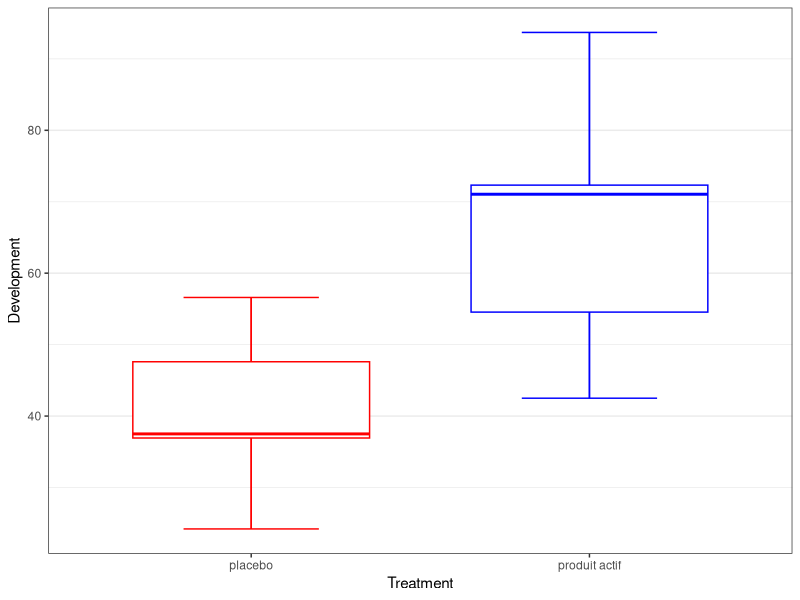
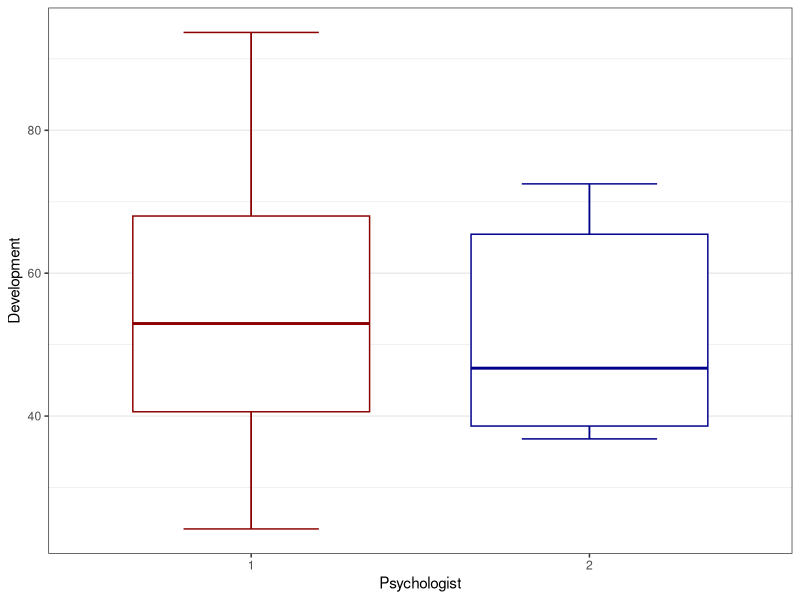
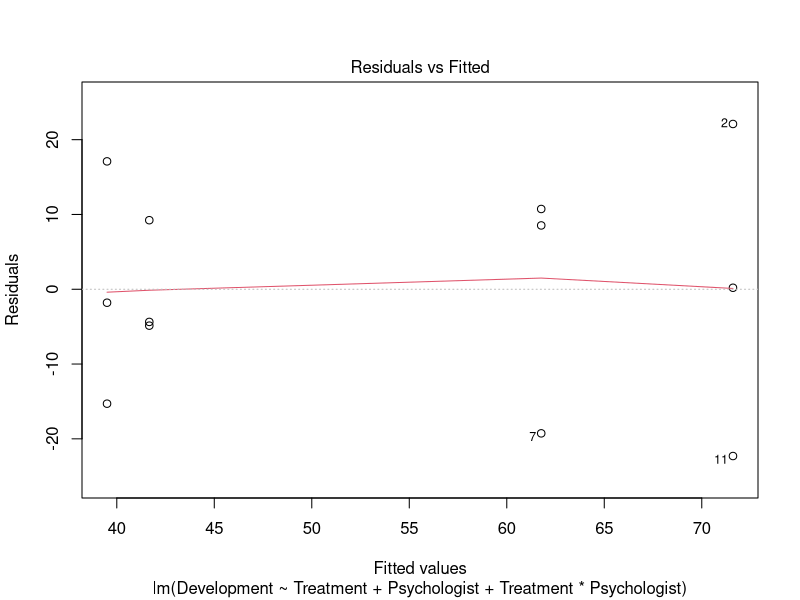
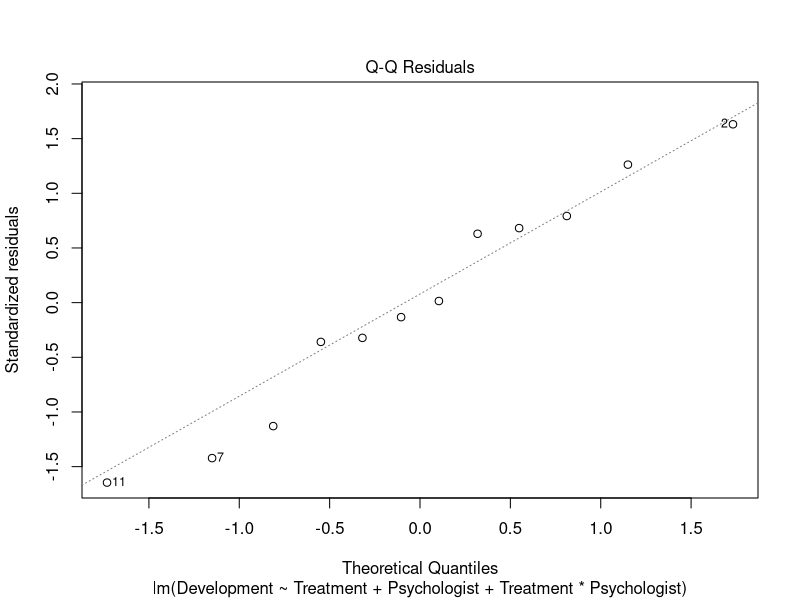
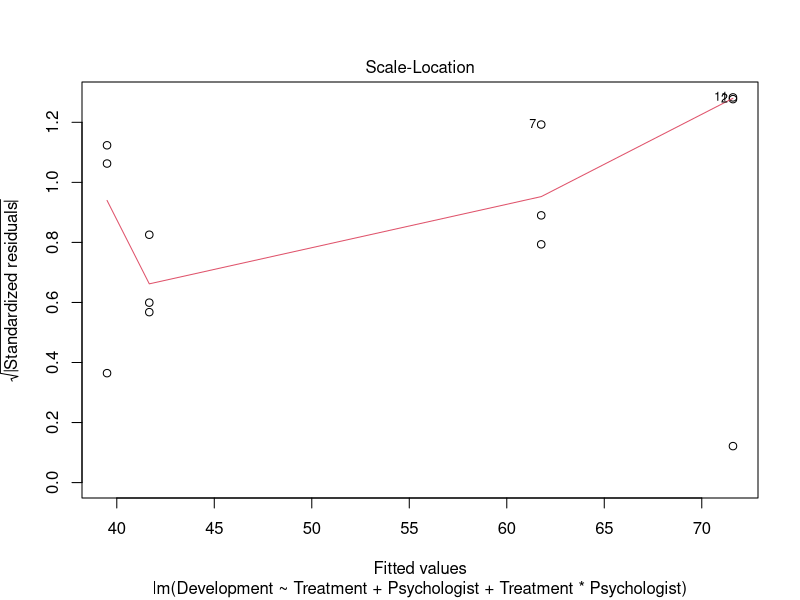
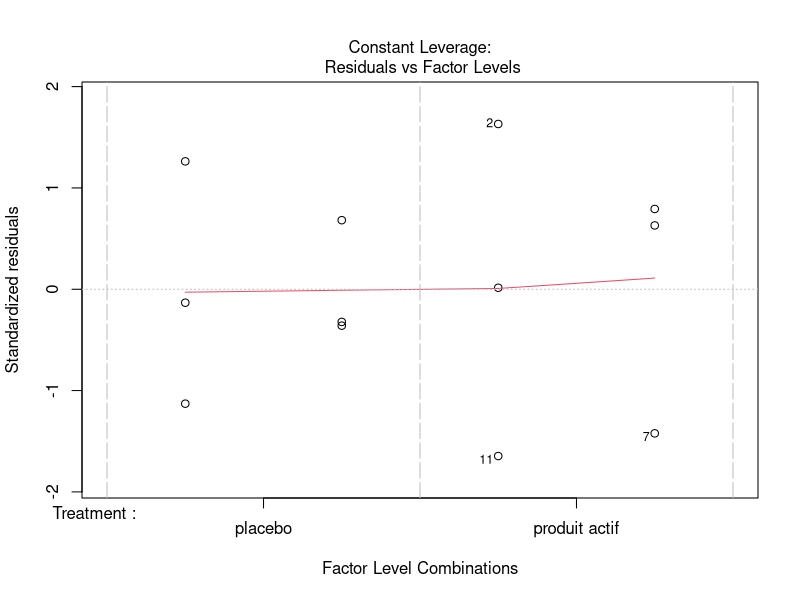
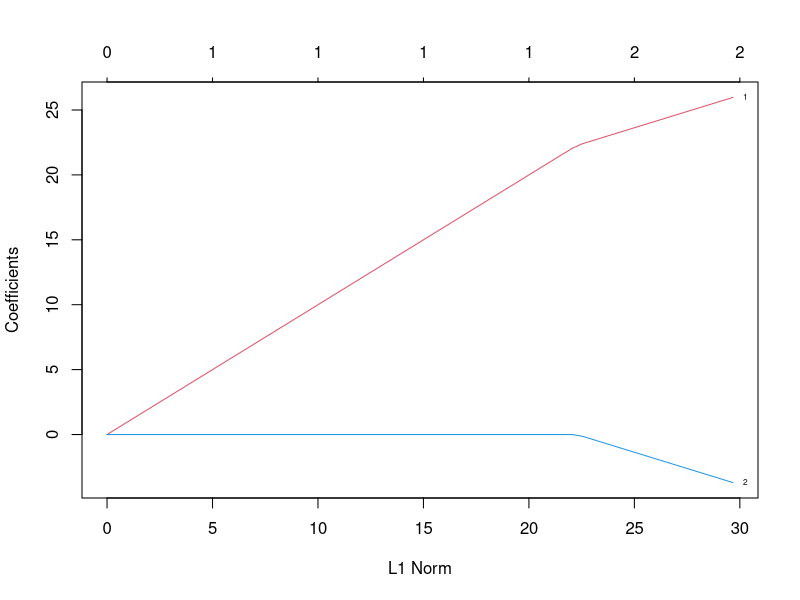

Write the R code that produced these figures, in order.
## ---- chunk 1
rm(list=ls())   # remove all variables
graphics.off()  # clear all plots
cat('\f')       # clear console
## ---- chunk 2
library(ggplot2)
library(ggpubr)
library(Matrix)
library(glmnet)
## ---- chunk 3
set.seed(3333)
D1 = read.csv('data1.csv', header=TRUE, sep=';')
dim(D1)
## ---- chunk 4
head(D1)
## ---- chunk 5
str(D1)
## ---- chunk 6
D1$Psychologist = as.factor(D1$Psychologist)
D1$Psychologist
## ---- chunk 7
D1$Treatment = as.factor(D1$Treatment)
D1$Treatment
## ---- chunk 8
D1$Children = NULL
## ---- chunk 9
box.plot.Treatment = ggboxplot(D1, x="Treatment", y="Development"
                               , bxp.errorbar = TRUE
                               , palette = c('red', 'blue') , color = "Treatment")
box.plot.Treatment + theme_bw() + theme(legend.position='None') + rremove("x.grid")
## ---- chunk 10
box.plot.Psychologist = ggboxplot(D1, x='Psychologist', y='Development' 
                                  , bxp.errorbar = TRUE
                                  , palette = c('darkred', 'darkblue') 
                                  , color = 'Psychologist')
box.plot.Psychologist + theme_bw() + theme(legend.position='None') + rremove("x.grid")
## ---- chunk 11
L1.c = lm(Development ~ Treatment + Psychologist + Treatment * Psychologist
          , data=D1)
summary(L1.c)
## ---- chunk 12
plot(L1.c)
## ---- chunk 13
anova(L1.c)
## ---- chunk 14
L1.a = lm(Development ~ Treatment + Psychologist, data=D1)
anova(L1.a)
## ---- chunk 15
L1.Treatment = lm(Development ~ Treatment, data=D1)
anova(L1.Treatment)
## ---- chunk 16
summary(L1.Treatment)
## ---- chunk 17
# The linear model with all the explanatory variables and the cross effect
L1.c
## ---- chunk 18
L1.B.AIC = step(L1.c, direction='backward')
## ---- chunk 19
L1.B.AIC
## ---- chunk 20
L1.B.Fisher = step(L1.c, direction='backward', test='F')
## ---- chunk 21
L1.B.Fisher
## ---- chunk 22
L1.1 = lm(D1$Development ~ 1, data=D1)
## ---- chunk 23
L1.F.AIC = step(L1.1, scope=list(L1.1, L1.c), direction='forward')
## ---- chunk 24
L1.F.AIC
## ---- chunk 25
L1.F.Fisher = step(L1.1, scope=list(L1.1, L1.c), direction='forward', test='F')
## ---- chunk 26
L1.F.Fisher
## ---- chunk 27
X1 = data.matrix(D1[, -3])
Y1 = D1$Development
D1.Lasso = glmnet(X1, Y1, alpha=1)
plot(D1.Lasso, col=c(2, 4), label=TRUE)
## ---- chunk 28
D1.Lasso.cv = cv.glmnet(X1, Y1, alpha=1, nfolds=3)
D1.Lasso.cv
## ---- chunk 29
D1.best.Lambd = D1.Lasso.cv$lambda.1se
D1.best.Lambd
## ---- chunk 30
D1.best.Lasso = glmnet(X1, Y1, alpha=1, lambda=D1.best.Lambd)
coefficients(D1.best.Lasso)
## ---- chunk 31
L1.best = lm(Development ~ Treatment, data=D1)
L1.best
## ---- chunk 32
summary(L1.best)
